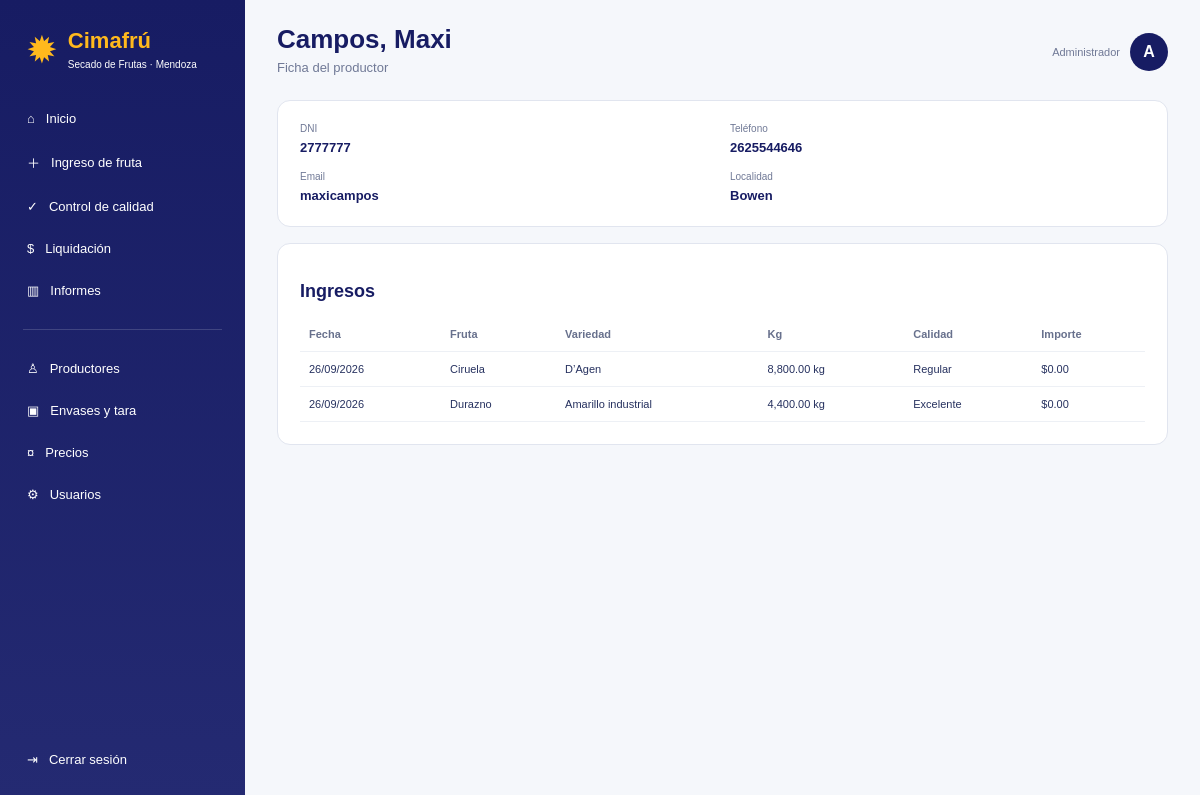
/productores/1 (signed in), run on the app's committed database.
### app.py (models this page shows)
class Productor(db.Model):
    id=db.Column(db.Integer,primary_key=True); nombre=db.Column(db.String(100),nullable=False); apellido=db.Column(db.String(100),nullable=False)
    dni=db.Column(db.String(30),unique=True,nullable=False); telefono=db.Column(db.String(50)); email=db.Column(db.String(100)); localidad=db.Column(db.String(100)); activo=db.Column(db.Boolean,default=True,nullable=False)
    vales=db.relationship('Vale',back_populates='productor'); liquidaciones=db.relationship('Liquidacion',back_populates='productor'); ingresos=db.relationship('IngresoFruta',back_populates='productor')

class Usuario(UserMixin,db.Model):
    id=db.Column(db.Integer,primary_key=True); usuario=db.Column(db.String(100),unique=True,nullable=False)
    password=db.Column(db.String(200),nullable=False); nombre=db.Column(db.String(120),default='')
    rol=db.Column(db.String(30),default='general',nullable=False); activo=db.Column(db.Boolean,default=True,nullable=False)

class Vale(db.Model):
    id=db.Column(db.Integer,primary_key=True); numero=db.Column(db.String(50),unique=True,nullable=False); productor_id=db.Column(db.Integer,db.ForeignKey('productor.id'),nullable=False); fecha=db.Column(db.DateTime,default=datetime.utcnow,nullable=False)
    fruta=db.Column(db.String(100),nullable=False); variedad=db.Column(db.String(100),nullable=False); kilos=db.Column(db.Float,nullable=False); calidad=db.Column(db.String(50),nullable=False); precio_kg=db.Column(db.Float,nullable=False); importe=db.Column(db.Float,nullable=False); estado=db.Column(db.String(50),default='Pendiente',nullable=False); liquidacion_id=db.Column(db.Integer,db.ForeignKey('liquidacion.id'))
    productor=db.relationship('Productor',back_populates='vales'); liquidacion=db.relationship('Liquidacion',back_populates='vales')

### app.py (the view)
@app.route('/productores/<int:id>')
@roles_requeridos('general','bascula')
def detalle_productor(id):
    p=db.session.get(Productor,id)
    if not p: abort(404)
    return render_template('productor_detalle.html',productor=p,vales=Vale.query.filter_by(productor_id=id).order_by(Vale.fecha.desc()).all(),liquidaciones=Liquidacion.query.filter_by(productor_id=id).order_by(Liquidacion.fecha.desc()).all())

### app.py (called while the page is built)
@login_manager.user_loader
def cargar_usuario(uid): return db.session.get(Usuario,int(uid))

@app.template_filter('moneda')
def moneda(v): return f'${float(v or 0):,.2f}'

@app.template_filter('kg')
def kg(v): return f'{float(v or 0):,.2f} kg'

@app.context_processor
def globals_template(): return {'ROLES':ROLES,'FRUTAS':FRUTAS,'VARIEDADES':VARIEDADES}

def roles_requeridos(*roles):
    def deco(view):
        @wraps(view)
        def wrapped(*args,**kwargs):
            if not current_user.is_authenticated: return login_manager.unauthorized()
            if not current_user.activo: logout_user(); flash('Usuario desactivado.','error'); return redirect(url_for('login'))
            if current_user.rol not in roles and current_user.rol!='administrador': abort(403)
            return view(*args,**kwargs)
        return wrapped
    return deco

@app.before_request
def bloquear_inactivos():
    if current_user.is_authenticated and not current_user.activo and request.endpoint not in ('logout','login','static'):
        logout_user(); return redirect(url_for('login'))

### templates/productor_detalle.html
{% extends 'base.html' %}{% block header %}{{productor.apellido}}, {{productor.nombre}}{% endblock %}{% block subtitle %}Ficha del productor{% endblock %}{% block content %}<div class="card"><div class="detail-grid"><div><small>DNI</small><strong>{{productor.dni}}</strong></div><div><small>Teléfono</small><strong>{{productor.telefono}}</strong></div><div><small>Email</small><strong>{{productor.email}}</strong></div><div><small>Localidad</small><strong>{{productor.localidad}}</strong></div></div></div><div class="card"><h2>Ingresos</h2><table><thead><tr><th>Fecha</th><th>Fruta</th><th>Variedad</th><th>Kg</th><th>Calidad</th><th>Importe</th></tr></thead><tbody>{% for v in vales %}<tr><td>{{v.fecha.strftime('%d/%m/%Y')}}</td><td>{{v.fruta}}</td><td>{{v.variedad}}</td><td>{{v.kilos|kg}}</td><td>{{v.calidad}}</td><td>{{v.importe|moneda}}</td></tr>{% else %}<tr><td colspan="6">Sin ingresos.</td></tr>{% endfor %}</tbody></table></div>{% endblock %}

### templates/base.html (shortened to what this page needs)
<!doctype html><html lang="es"><head><link rel="stylesheet" href="{{ url_for('static',filename='estilos.css') }}"></head><body>
<aside class="sidebar"><div class="brand"><div class="brand-mark">✹</div><div><strong>Cimafrú</strong><small>Secado de Frutas · Mendoza</small></div></div><nav class="nav">
<a href="{{url_for('dashboard')}}">⌂ <span>Inicio</span></a>{% if current_user.rol in ['administrador','general','bascula'] %}<a href="{{url_for('ingreso_fruta')}}">＋ <span>Ingreso de fruta</span></a>{% endif %}{% if current_user.rol in ['administrador','general','calidad'] %}<a href="{{url_for('cola_calidad')}}">✓ <span>Control de calidad</span></a>{% endif %}{% if current_user.rol in ['administrador','general','liquidaciones'] %}<a href="{{url_for('liquidaciones')}}">$ <span>Liquidación</span></a>{% endif %}<a href="{{url_for('informes')}}">▥ <span>Informes</span></a><div class="nav-separator"></div>{% if current_user.rol in ['administrador','general','bascula'] %}<a href="{{url_for('productores')}}">♙ <span>Productores</span></a><a href="{{url_for('envases')}}">▣ <span>Envases y tara</span></a>{% endif %}{% if current_user.rol in ['administrador','general','precios'] %}<a href="{{url_for('precios')}}">¤ <span>Precios</span></a>{% endif %}{% if current_user.rol=='administrador' %}<a href="{{url_for('usuarios')}}">⚙ <span>Usuarios</span></a>{% endif %}</nav><a class="logout" href="{{url_for('logout')}}">⇥ <span>Cerrar sesión</span></a></aside>
<main class="contenido"><header class="topbar"><div><h1>{% block header %}{% endblock %}</h1><p>{% block subtitle %}{% endblock %}</p></div><div class="perfil"><span class="role">{{ ROLES.get(current_user.rol,current_user.rol) }}</span><div class="avatar">{{ current_user.usuario[0]|upper }}</div></div></header>{% block content %}{% endblock %}</main></body></html>

### static/estilos.css (style rules this page uses)
:root { --navy:#171c63;--navy2:#292f7b;--yellow:#ffb91d;--bg:#f5f7fb;--text:#26315f;--muted:#707996;--line:#e1e5ef;--green:#3da45b;--red:#d95c50 }
* { box-sizing:border-box }
body { margin:0;background:var(--bg);font-family:Arial,sans-serif;color:var(--text) }
a { text-decoration:none;color:inherit }
.sidebar { position:fixed;left:0;top:0;bottom:0;width:245px;background:linear-gradient(180deg,var(--navy),#242a72);color:#fff;padding:22px 14px;display:flex;flex-direction:column;z-index:10 }
.brand { display:flex;gap:10px;align-items:center;padding:6px 12px 28px }
.brand-mark { font-size:38px;color:var(--yellow) }
.brand strong { display:block;color:var(--yellow);font-size:22px }
.brand small { font-size:10px }
.nav { display:flex;flex-direction:column;gap:5px }
.nav a,.logout { padding:11px 13px;border-radius:9px;display:flex;gap:11px;align-items:center;font-size:13px }
.nav-separator { height:1px;background:#ffffff28;margin:15px 9px }
.logout { margin-top:auto }
.contenido { margin-left:245px;padding:24px 32px;min-height:100vh }
.topbar { display:flex;justify-content:space-between;align-items:center;margin-bottom:20px }
.topbar h1 { margin:0;color:var(--navy);font-size:26px }
.topbar p { margin:5px 0;color:var(--muted);font-size:13px }
.perfil { display:flex;align-items:center;gap:10px }
.role { font-size:11px;color:var(--muted) }
.avatar { width:38px;height:38px;border-radius:50%;background:var(--navy);color:#fff;display:grid;place-items:center;font-weight:bold }
.stat,.quick,.card { background:#fff;border:1px solid var(--line);border-radius:13px }
.card { padding:22px;margin-bottom:16px }
.card h2 { color:var(--navy);font-size:18px }
.summary-strip small,.detail-grid small { display:block;color:var(--muted);font-size:10px;margin-bottom:4px }
.summary-strip strong,.detail-grid strong { font-size:13px;color:var(--navy) }
.detail-grid { display:grid;grid-template-columns:repeat(2,1fr);gap:15px }
table { width:100%;border-collapse:collapse }
th,td { padding:11px 9px;border-bottom:1px solid #edf0f5;text-align:left;font-size:11px }
th { color:#68718d }

### data on the page
Productor: apellido "Campos", nombre "Maxi", dni "2777777", telefono "2625544646", email "maxicampos", localidad "Bowen"
Usuario: get "Administrador", usuario "A"
Vale: fecha "26/09/2026", fruta "Ciruela", variedad "D’Agen", kilos|kg "8,800.00 kg", calidad "Regular", importe|moneda "$0.00"
Vale: fecha "26/09/2026", fruta "Durazno", variedad "Amarillo industrial", kilos|kg "4,400.00 kg", calidad "Excelente", importe|moneda "$0.00"
